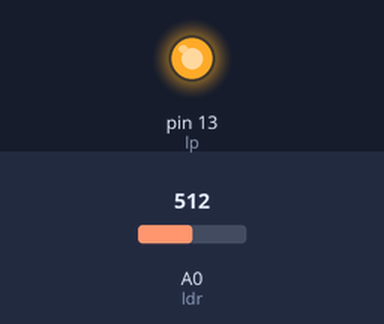
Bench run of a sketch on a simulated Arduino Uno, built with avr-gcc and run on an emulated ATmega328P. Shown: output pins drawn as LEDs (lit = HIGH). Inputs (shaded band) come from the test bench; at power-on: A0 (ldr) = 512.

Above: at 1.3 s.
1.4 s: A0 (ldr) set to 482
At 2.7 s:
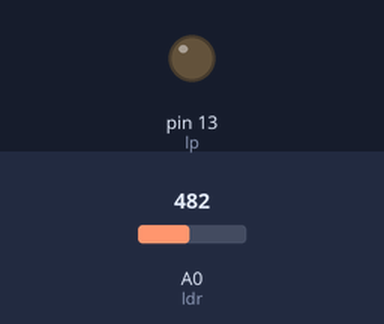
3.0 s: A0 (ldr) set to 510
At 3.8 s:
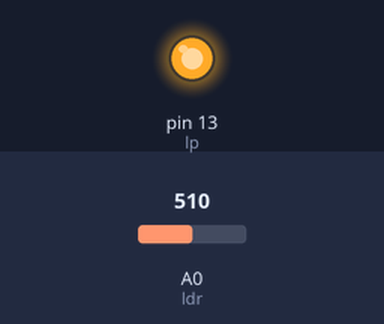
4.5 s: A0 (ldr) set to 490
At 5.0 s:
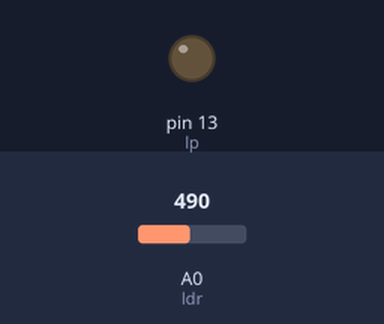
Timing chart, 0 to 7.5 s (numbered marks = the images above; inputs shaded):
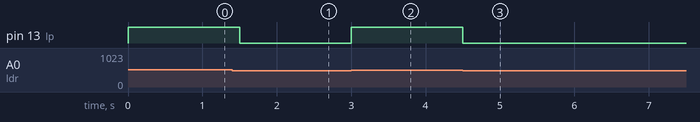

Measured:
- the behaviour switches between 501 and 500 on A0 (ldr) (found by bisection; images 0 and 1)
- after the input at 1.4 s, pin 13 (lp): HIGH → LOW after 0.10 s
- after the input at 3.0 s, pin 13 (lp): LOW → HIGH at once
- after the input at 4.5 s, pin 13 (lp): HIGH → LOW at once

The sketch:

segundo.ino
```cpp
int lp = 13;
int ldr = A0;
int limit = 500;

void setup() {
  pinMode(lp, OUTPUT);
}

void loop() {
  int in = analogRead(ldr);

  if (in > limit) {
    digitalWrite(lp, HIGH);
  } else {
    digitalWrite(lp, LOW);
  }

  delay(500);
}
```
